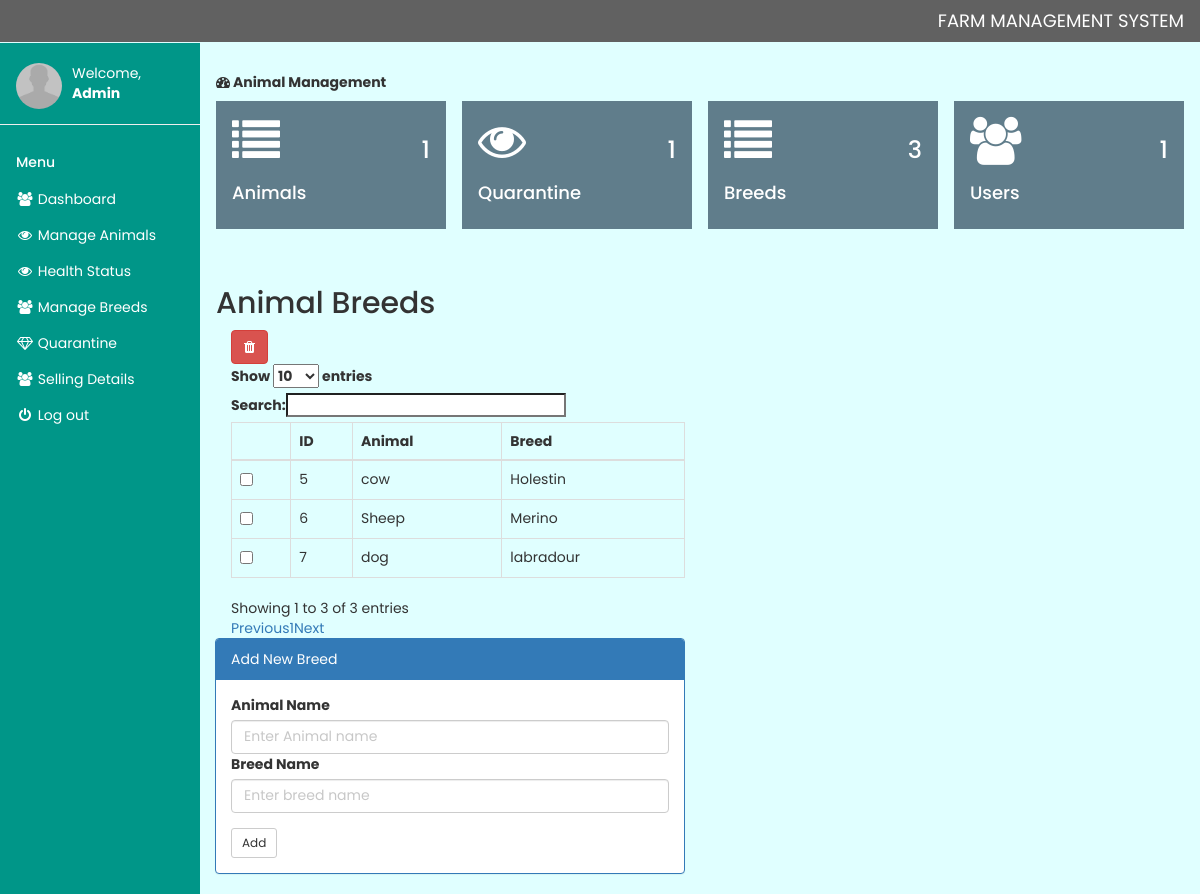
Screenshot of /manage-breed.php (signed in) with the database file from the repository.
### tables this page shows
CREATE TABLE `breed` (
  `id` int(50) NOT NULL,
  `animal` varchar(50) NOT NULL,
  `name` varchar(50) NOT NULL
);

### manage-breed.php (the view, shortened to what this page needs)
<?php include 'setting/system.php'; ?>
<?php include 'theme/head.php'; ?>
<?php include 'theme/sidebar.php'; ?>
<div class="w3-main" style="margin-left:200px;margin-top:43px;">
  <header class="w3-container" style="padding-top:22px">
    <h5><b><i class="fa fa-dashboard"></i> Animal Management</b></h5>
  </header>
 <?php include 'inc/data.php'; ?>
 <div class="w3-container" style="padding-top:22px">
	 <div class="w3-row">
	 	<h2>Animal Breeds</h2>
	 	<div class="col-md-6">
	 		<a title="Check to delete from list" data-toggle="modal" data-target="#_removed" id="delete"  class="btn btn-danger"><i class="fa fa-trash"></i>
			</a>
	 		<form method="post" action="delete_breed.php">
	 		<table class="table table-hover table-bordered" id="table">
	 			<thead>
	 				<tr>
	 					<th></th>
	 					<th>ID</th>
	 					<th>Animal</th>
						 <th>Breed</th>
	 				</tr>
	 			</thead>
	 			<tbody>
	 				<?php
	 				$get = $db->query("SELECT * FROM breed");
	 				$res = $get->fetchAll(PDO::FETCH_OBJ);
	 				foreach($res as $n){ ?>
                         <tr>
                         	<td>
                         		<input type="checkbox" name="selector[]" value="<?php echo $n->id ?>">
                         	</td>
                         	<td> <?php echo $n->id; ?> </td>
							 <td>  <?php echo $n->animal; ?> </td>
                         	<td>  <?php echo $n->name; ?> </td>
                         </tr>
	 				<?php }
	 				?>
	 			</tbody>
	 		</table>
	 	</form>
	 	</div>
	 	 </div>
</div>
<div class="col-md-6">
	 		<div class="panel panel-primary">
	 			<div class="panel-heading">Add New Breed</div>
	 			<div class="panel-body">
	 				<form method="post">
	 					<div class="form-group">
						 <label class="control-label">Animal Name</label>
						 <input type="text" name="Animal" class="form-control" placeholder="Enter Animal name">
	 						<label class="control-label">Breed Name</label>
	 						<input type="text" name="breed" class="form-control" placeholder="Enter breed name">
	 					</div>
	 					<button class="btn btn-sm btn-default" type="submit" name="submit">Add</button>
	 				</form>
	 			</div>
	 		</div>
	 	</div>
</div>
<?php include 'theme/foot.php'; ?>

### css/style.css (style rules this page uses)
* { margin: 0; padding: 0; box-sizing: border-box; font-family: 'Poppins', sans-serif; }

### theme/head.php (style rules this page uses)
body { font-family: 'Poppins', sans-serif; background-color: lightcyan ; }

### rows the page displays
breed: id "5", animal "cow", name "Holestin"
breed: id "6", animal "Sheep", name "Merino"
breed: id "7", animal "dog", name "labradour"

### other values shown
NAME_X "FARM MANAGEMENT SYSTEM"
$_SESSION['user'] "Admin"
$pCount "1"
$qCount "1"
$bCount "3"
$uCount "1"
